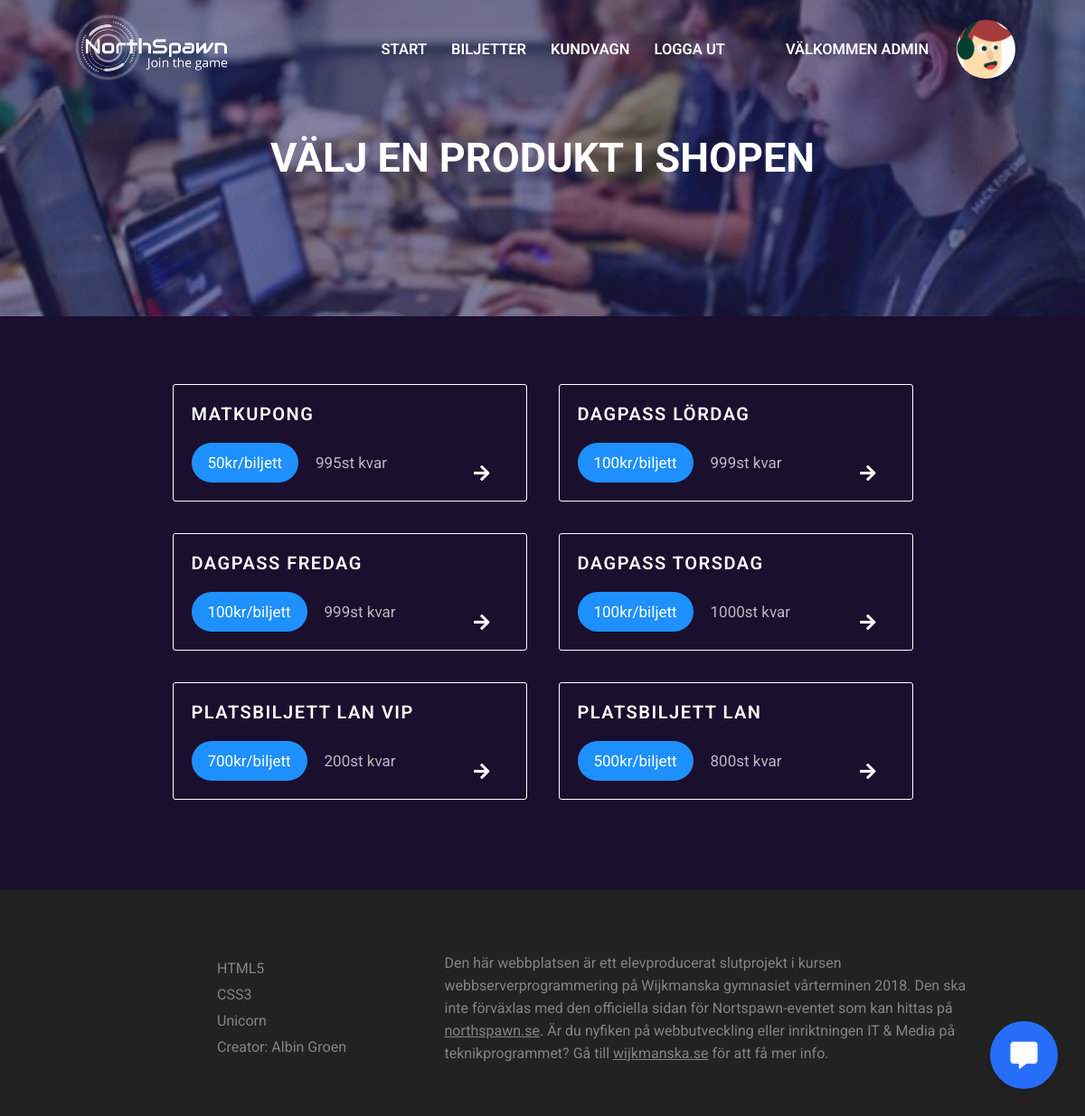
/index.php?pageid=products (signed in), run on the app's committed database.
### tables this page shows
CREATE TABLE users (user_id INTEGER PRIMARY KEY AUTOINCREMENT UNIQUE NOT NULL, user_firstName VARCHAR NOT NULL, user_lastName VARCHAR NOT NULL, user_email VARCHAR UNIQUE, user_password NOT NULL, admin BOOLEAN DEFAULT FALSE NOT NULL);

CREATE TABLE products (product_id INTEGER PRIMARY KEY AUTOINCREMENT NOT NULL UNIQUE, product_name VARCHAR UNIQUE NOT NULL, product_cost INTEGER, product_stock INTEGER, product_desc VARCHAR);

### index.php (called while the page is built, shortened)
<?php
  $db = new PDO("sqlite:Northspawn.db");
  if(!empty($_SESSION['user'])){
    $user_email = $_SESSION['user'];
    $stmt = $db->prepare("SELECT user_firstName FROM users WHERE user_email = '{$user_email}'");
    $stmt->execute();
    $user = $stmt->fetch();
    $displayUser = $user[0];
  } else {
    $user_email = null;
    $displayUser = null;
  }
	if(empty($_GET['pageid']))
	{
    $pageid = "landing";
	}
	else
	{
    $pageid = htmlspecialchars($_GET['pageid']);
  }
  require("incs/header/header.php");
  ?>
  <?php
  require("pages/{$pageid}/{$pageid}.php");
  require("incs/feedBackModal/feedBackModal.php");
  require("incs/footer/footer.php");
  ?>

### pages/products/products.php (the view, shortened to what this page needs)
<?php
    $stmtProducts = $db->prepare("SELECT * FROM products");
    $stmtProducts->execute();
?>
<div class="content">
    <div class="products">
    <?php
        while($product = $stmtProducts->fetch()){
            echo <<<PRODUCT
            <div class="product" >
                <form method="post" action="index.php?pageid=cart" >
                <h2>{$product['product_name']}</h2>
                <h3>{$product['product_cost']}kr/biljett</h3>
                <h3>{$product['product_stock']}st kvar</h3>
                    <input type="hidden" name="product" value={$product['product_name']}>
                    <input type="hidden" name="product_id" value={$product['product_id']}>
                    <input type="hidden" name="product_cost" value={$product['product_cost']}>
                    <button></button>
                </form>
                <i class="fas fa-arrow-right"></i>
            </div>
PRODUCT;
        }
    ?>
    </div>
</div>

### incs/header/header.php (shortened to what this page needs)
<?php
  if(!isset($_GET['pageid'])){
    $title = "Lan. E-sport. Gaming. Hackathon. Expo. Välkommen till Northspawn";
    $header = "700";
  } elseif ($_GET['pageid'] === 'landing') {
    $title = "Lan. E-sport. Gaming. Hackathon. Expo. Välkommen till Northspawn";
    $header = "700";
  } elseif ($_GET['pageid'] === 'login') {
    $title = "Logga in på Northspawn";
    $header = "350";
  } elseif ($_GET['pageid'] === 'register') {
    $title = "Registrera hos Northspawn";
    $header = "350";
  }  elseif ($_GET['pageid'] === 'feedback') {
    $title = "Northspawn - feedback";
    $header = "350";
  } elseif ($_GET['pageid'] === 'products') {
    $title = "Välj en produkt i shopen";
    $header = "350";
  } elseif ($_GET['pageid'] === 'cart') {
    $title = "Northspawn - Kundvagn";
    $header = "350";
  } elseif ($_GET['pageid'] === 'orders') {
    $title = "Northspawn - Ordrar";
    $header = "250";
  } elseif ($_GET['pageid'] === 'products') {
    $title = "Northspawn - Biljetter";
    $header = "250";
  } elseif ($_GET['pageid'] === 'checkout') {
    $title = "Northspawn - Köp genomfört";
    $header = "300";
  } elseif ($_GET['pageid'] === 'addNews') {
    $title = "Northspawn - Lägg till nyhet";
    $header = "300";
  } elseif ($_GET['pageid'] === 'profile') {
    $title = "Northspawn - Din profil";
    $header = "300";
  }
?>
<!DOCTYPE html>
<html lang="sv">
<head>
  <link rel="stylesheet" href="https://use.fontawesome.com/releases/v5.0.12/css/solid.css">
  <link rel="stylesheet" href="https://use.fontawesome.com/releases/v5.0.12/css/fontawesome.css">
</head>
<body>
<nav>
  <ul>
    <div class="left">
      <a href="index.php">
        <img class="logo" src="./imgs/logo_jointhegame_vit.png" alt="Logotyp">
      </a>
    </div>
    <div class="right" >
      <li><a href="index.php">Start</a></li>
      <li><a href="index.php?pageid=products">Biljetter</a></li>
    <?php
      if(!empty($_SESSION['user'])){
        echo <<<MESSAGE
        <li><a href="index.php?pageid=cart">Kundvagn</a></li>
        <li><a href="index.php?pageid=landing&logout=true">Logga ut</a></li>
        <li class="message" ><a href="index.php?pageid=profile">Välkommen {$displayUser}</a></li>
MESSAGE;
        if(!empty($_SESSION['admin'])){
          if($_SESSION['admin'] === 'TRUE'){
            echo <<<EXTRA
            <li><i id="menuBtn" class="fas fa-caret-square-down"></i></li>
            <li><i id="closeBtn" class="fas fa-minus-square"></i></li>
            <div id="menu">
              <ul>
                <li><a href=index.php?pageid=orders>Se ordrar</a></li>
                <li><a href="index.php?pageid=addNews">Lägg till nyhet</a></li>
                <li><a href="index.php?pageid=feedback">Se feedback</a></li>
              </ul>
            </div>
EXTRA;
          } else {
            echo "<a href=index.php?pageid=profile><div class=thumbnail></div></a>";
          }
        }
      } else {
        echo <<<CONTENT
        <li><a href=index.php?pageid=login>Logga in</a></li>
        <li><a href="index.php?pageid=register">Registrera</a></li>
CONTENT;
      }
    ?>
    </div>
  </ul>
</nav>
<div class="header" style="min-height: <?php echo $header; ?>px" >
  <h1><?php echo $title; ?></h1>
</div>

### data on the page
users: user_firstName "ADMIN"
products: product_name "MATKUPONG", product_cost "50", product_stock "995"
products: product_name "DAGPASS LÖRDAG", product_cost "100", product_stock "999"
products: product_name "DAGPASS FREDAG", product_cost "100", product_stock "999"
products: product_name "DAGPASS TORSDAG", product_cost "100", product_stock "1000"
products: product_name "PLATSBILJETT LAN VIP", product_cost "700", product_stock "200"
products: product_name "PLATSBILJETT LAN", product_cost "500", product_stock "800"

### other printed values
$title "VÄLJ EN PRODUKT I SHOPEN"
